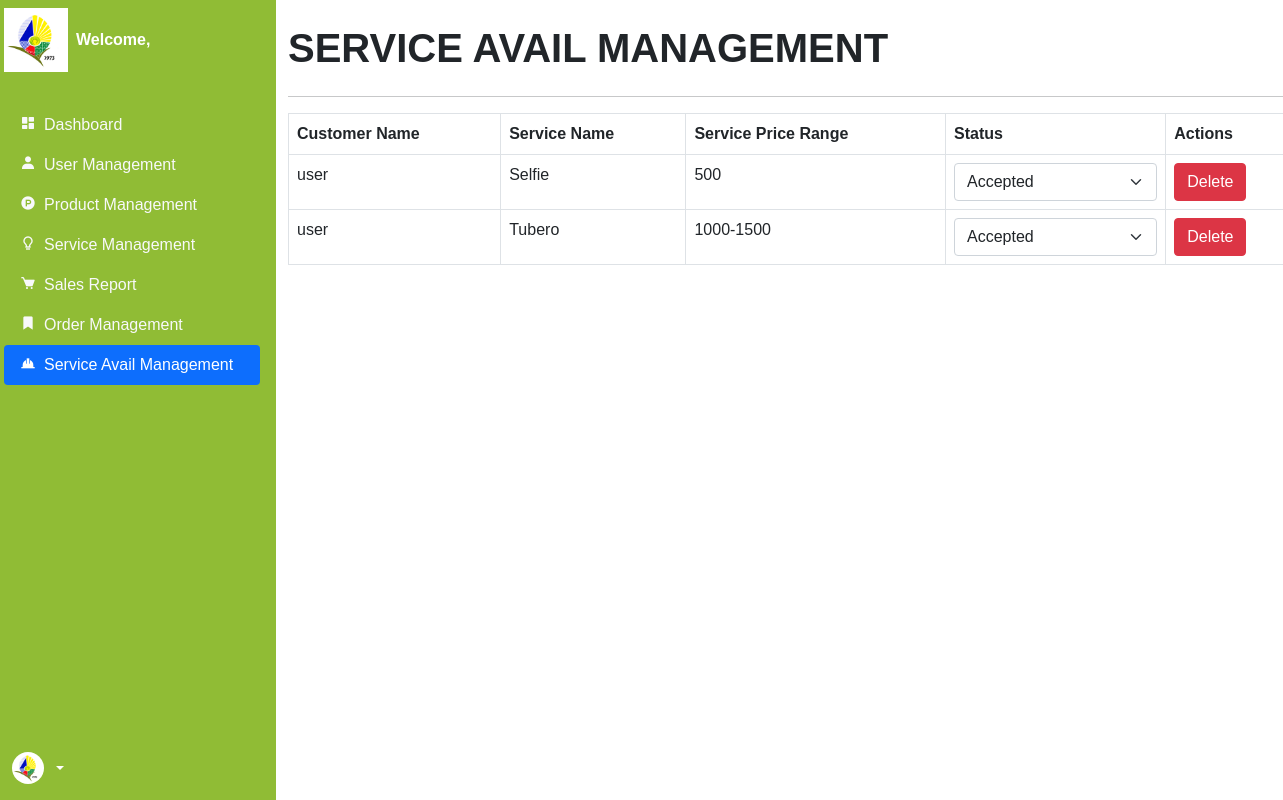
Before: /backend/service_avail.php with the older database file.
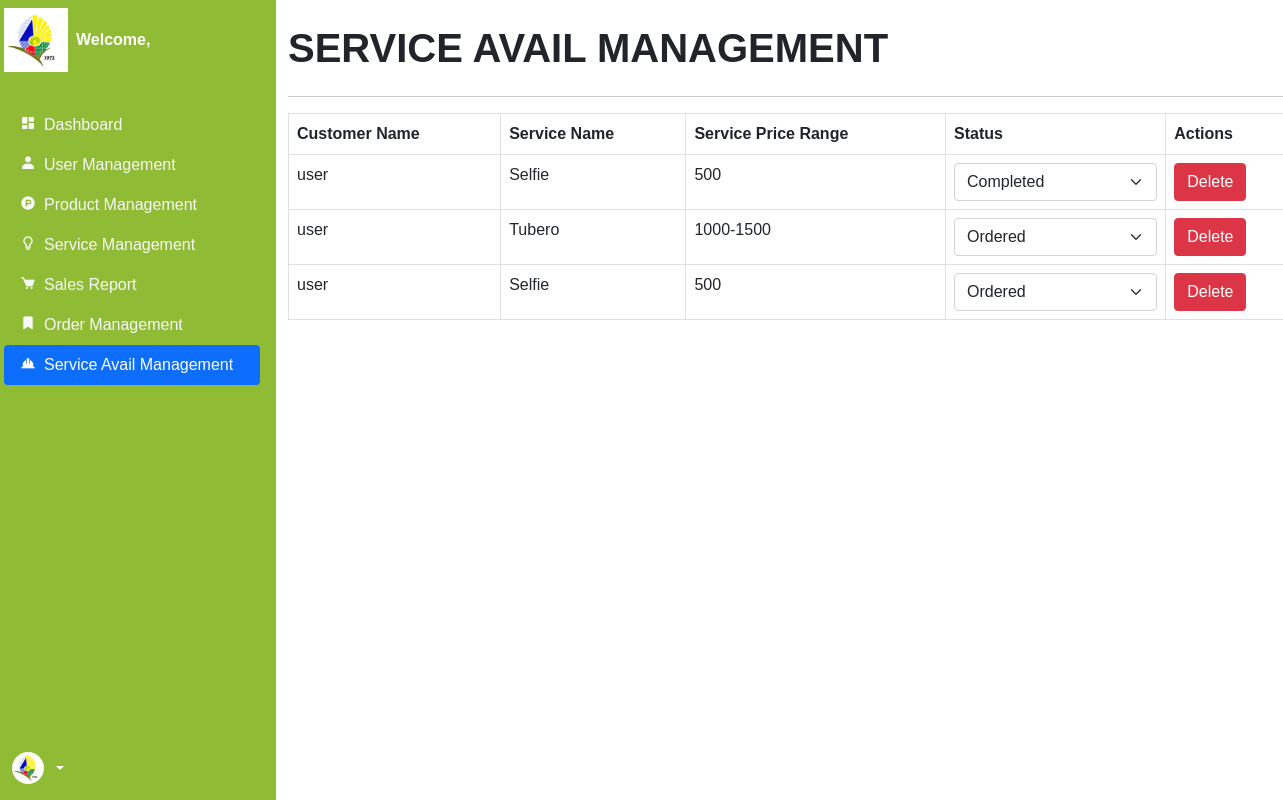
After: the same page with the newer database file.
### tables this page shows
CREATE TABLE `availed_service` (
  `avail_id` int(20) NOT NULL,
  `service_avail_ref` varchar(340) NOT NULL,
  `service_id` int(200) NOT NULL,
  `date` date DEFAULT NULL,
  `avail_status` text NOT NULL,
  `account_id` int(200) NOT NULL
);

CREATE TABLE `account` (
  `id` int(11) NOT NULL,
  `fullname` varchar(255) NOT NULL,
  `email` varchar(255) NOT NULL,
  `contact` varchar(255) NOT NULL,
  `address` varchar(255) NOT NULL,
  `location` varchar(255) NOT NULL,
  `username` varchar(255) NOT NULL,
  `password` varchar(255) NOT NULL,
  `timestamp` datetime NOT NULL DEFAULT current_timestamp() ON UPDATE current_timestamp(),
  `usertype` varchar(255) NOT NULL
);

CREATE TABLE `services` (
  `id` int(11) NOT NULL,
  `image` varchar(255) NOT NULL,
  `title` varchar(255) NOT NULL,
  `description` text NOT NULL,
  `service_price_range` varchar(250) NOT NULL,
  `timestamp` date NOT NULL DEFAULT current_timestamp()
);

### backend/service_avail.php (the view, shortened to what the changed rows need)
<?php
    include '../components/backend_header.php';
?>
<body>
    <div class="container-fluid">
        <div class="row flex-nowrap">
            <?php
            $statusOptions = ['Ordered', 'Accepted', 'Completed'];
            ?>
            <div class="col-12 col-xl-10">
                <div class="col mt-4">
                    <h1 class="mb-4 text-uppercase fw-bolder">Service Avail Management</h1>
                    <div class="row">
                        <div class="col">
                            <div class="table-responsive">
                                <table class="table table-bordered">
                                    <thead>
                                        <tr>
                                            <th>Customer Name</th>
                                            <th>Service Name</th>
                                            <th>Service Price Range</th>
                                            <th>Status</th>
                                            <th>Actions</th>
                                        </tr>
                                    </thead>
                                    <tbody>
                                        <?php
                                            $sqlGET = "SELECT a.avail_id, a.service_id, a.date, a.avail_status, s.title, s.service_price_range, a.account_id, d.fullname
                                                FROM availed_service a
                                                LEFT JOIN services s ON s.id = a.service_id
                                                LEFT JOIN account d ON d.id = a.account_id
                                                WHERE a.avail_status != 'cart'";
                                            $joinedData = mysqli_query($conn, $sqlGET);
                                            foreach ($joinedData as $product) {
                                        ?>
                                            <tr>
                                                <td><?= $product['fullname']; ?></td>
                                                <td><?= $product['title']; ?></td>
                                                <td><?= $product['service_price_range']; ?></td>
                                                <td>
                                                    <select class="form-select" name="status" id="status<?= $product['avail_id']; ?>" onchange="Update(<?= $product['avail_id']; ?>, this)">
                                                        <?php foreach ($statusOptions as $statusOption) { ?>
                                                            <option value="<?= $statusOption; ?>" <?= ($statusOption === $product['avail_status']) ? 'selected' : ''; ?>>
                                                                <?= $statusOption; ?>
                                                            </option>
                                                        <?php } ?>
                                                    </select>
                                                </td>
                                                <td>
                                                    <a href="service_remove_cart1.php?avail_id=<?= $service['avail_id'] ?>" class="btn btn-danger">Delete</a>
                                                </td>
                                            </tr>
                                        <?php } ?>
                                    </tbody>
                                </table>
                            </div>
                        </div>
                    </div>
                </div>
            </div>
        </div>
    </div>
</body>
</html>

Changed rows visible on the page:
removed availed_service: account.fullname "user", service.title "Selfie", service.service_price_range "500", status "Accepted"
removed availed_service: account.fullname "user", service.title "Tubero", service.service_price_range "1000-1500", status "Accepted"
added availed_service: account.fullname "user", service.title "Selfie", service.service_price_range "500", status "Completed"
added availed_service: account.fullname "user", service.title "Tubero", service.service_price_range "1000-1500", status "Ordered"
added availed_service: account.fullname "user", service.title "Selfie", service.service_price_range "500", status "Ordered"
